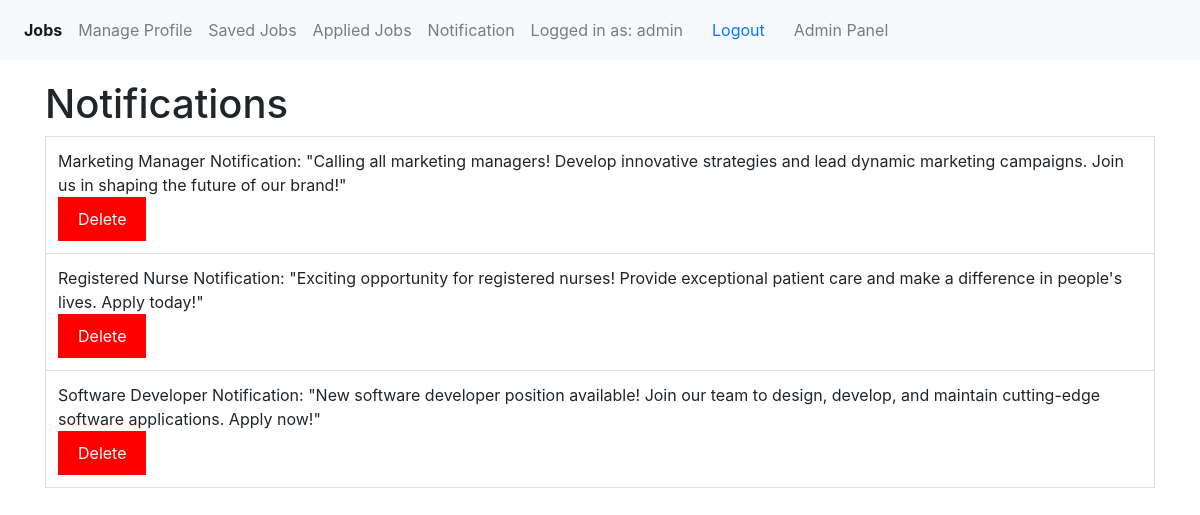
/notification/ (signed in), run on an earlier commit of the app's database.
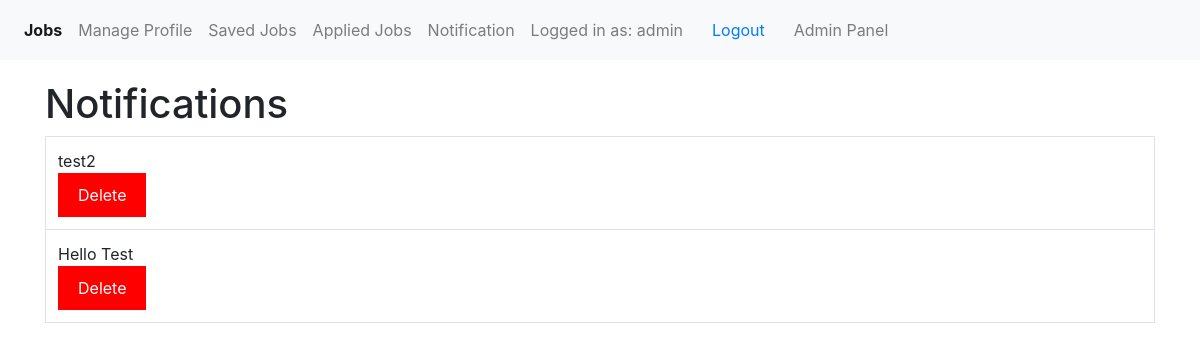
And on a later commit of the database.
### maincode/models.py (models this page shows, shortened)
class notification_data(models.Model):
    text_notification = models.CharField(max_length=100)

### maincode/views.py (the view)
# urls.py: path('notification/',views.notificationpage,name='notificationpage'),
def notificationpage(request):
    if request.user.is_authenticated:
        ndata = notification_data.objects.all().order_by('-id')
        return render(request, 'base/notifications.html', {'notifydata': ndata})
    else:
        return redirect('login')

### templates/base/notifications.html (shortened to what this page needs)
{% extends "base/base.html" %}
{% block content %}
<div class="container">
    <h1>Notifications</h1>
    <div class="notification-list">
        {% if notifydata %}
        <table class="notification-table">
            <tbody>
                {% for notifications in notifydata %}
                <tr>
                    <td>{{ notifications.text_notification }}
                        {% if user.is_superuser %}
                        <form method="post" action="{% url 'delete_notification' notifications.id %}">
                            <button type="submit" class="delete-btnssss" style="background-color: red; color: white; border: none; padding: 10px 20px;">Delete</button>
                        </form>
                        {% endif %}
                    </td>
                </tr>
                {% endfor %}
            </tbody>
        </table>
        {% endif %}
    </div>
</div>
{% endblock %}

What changed in the data, as far as the page shows it:
removed notification_data: text_notification "Marketing Manager Notification: \"Calling all marketing managers! Develop innovative strategies and lead dynamic marketing campaigns. Join us in shaping the future of our brand!\""
removed notification_data: text_notification "Registered Nurse Notification: \"Exciting opportunity for registered nurses! Provide exceptional patient care and make a difference in people's lives. Apply today!\""
removed notification_data: text_notification "Software Developer Notification: \"New software developer position available! Join our team to design, develop, and maintain cutting-edge software applications. Apply now!\""
added notification_data: text_notification "test2"
added notification_data: text_notification "Hello Test"
